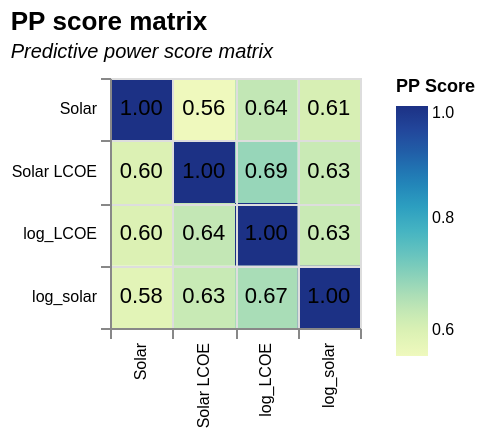

The Vega-Lite source for this figure:
### Vega-Lite specification from a JSON file in a GitHub repository (floating-point values rounded to 4 significant figures)
{"$schema": "https://vega.github.io/schema/vega-lite/v5.json", "data": {"values": [{"": "0", "x": "Solar LCOE", "y": "Solar LCOE", "ppscore": "1.0", "case": "predict_itself", "is_valid_score": "True", "metric": "", "baseline_score": "0.0", "model_score": "1.0", "model": ""}, {"": "1", "x": "Solar LCOE", "y": "log_solar", "ppscore": "0.6273056078148743", "case": "regression", "is_valid_score": "True", "metric": "mean absolute error", "baseline_score": "0.7847937155653929", "model_score": "0.2924882168133505", "model": "DecisionTreeRegressor()"}, {"": "2", "x": "Solar LCOE", "y": "log_LCOE", "ppscore": "0.6860237623291439", "case": "regression", "is_valid_score": "True", "metric": "mean absolute error", "baseline_score": "0.5759920240703051", "model_score": "0.18084780864601557", "model": "DecisionTreeRegressor()"}, {"": "3", "x": "Solar LCOE", "y": "Solar", "ppscore": "0.5978368764716724", "case": "regression", "is_valid_score": "True", "metric": "mean absolute error", "baseline_score": "213483.49687500004", "model_score": "85855.18992499998", "model": "DecisionTreeRegressor()"}, {"": "4", "x": "log_solar", "y": "Solar LCOE", "ppscore": "0.6277246715109566", "case": "regression", "is_valid_score": "True", "metric": "mean absolute error", "baseline_score": "0.08298100841666668", "model_score": "0.030891782166666666", "model": "DecisionTreeRegressor()"}, {"": "5", "x": "log_solar", "y": "log_solar", "ppscore": "1.0", "case": "predict_itself", "is_valid_score": "True", "metric": "", "baseline_score": "0.0", "model_score": "1.0", "model": ""}, {"": "6", "x": "log_solar", "y": "log_LCOE", "ppscore": "0.6667237618754203", "case": "regression", "is_valid_score": "True", "metric": "mean absolute error", "baseline_score": "0.5759920240703051", "model_score": "0.19196445497191372", "model": "DecisionTreeRegressor()"}, {"": "7", "x": "log_solar", "y": "Solar", "ppscore": "0.5843399092563544", "case": "regression", "is_valid_score": "True", "metric": "mean absolute error", "baseline_score": "213483.49687500004", "model_score": "88736.56968333332", "model": "DecisionTreeRegressor()"}, {"": "8", "x": "log_LCOE", "y": "Solar LCOE", "ppscore": "0.6361246196432653", "case": "regression", "is_valid_score": "True", "metric": "mean absolute error", "baseline_score": "0.08298100841666668", "model_score": "0.030194745999999998", "model": "DecisionTreeRegressor()"}, {"": "9", "x": "log_LCOE", "y": "log_solar", "ppscore": "0.6273056078148743", "case": "regression", "is_valid_score": "True", "metric": "mean absolute error", "baseline_score": "0.7847937155653929", "model_score": "0.2924882168133505", "model": "DecisionTreeRegressor()"}, {"": "10", "x": "log_LCOE", "y": "log_LCOE", "ppscore": "1.0", "case": "predict_itself", "is_valid_score": "True", "metric": "", "baseline_score": "0.0", "model_score": "1.0", "model": ""}, {"": "11", "x": "log_LCOE", "y": "Solar", "ppscore": "0.5978368764716724", "case": "regression", "is_valid_score": "True", "metric": "mean absolute error", "baseline_score": "213483.49687500004", "model_score": "85855.18992499998", "model": "DecisionTreeRegressor()"}, {"": "12", "x": "Solar", "y": "Solar LCOE", "ppscore": "0.5557560785688251", "case": "regression", "is_valid_score": "True", "metric": "mean absolute error", "baseline_score": "0.08298100841666668", "model_score": "0.03686380858333333", "model": "DecisionTreeRegressor()"}, {"": "13", "x": "Solar", "y": "log_solar", "ppscore": "0.6058403316794453", "case": "regression", "is_valid_score": "True", "metric": "mean absolute error", "baseline_score": "0.7847937155653929", "model_score": "0.309334030627311", "model": "DecisionTreeRegressor()"}, {"": "14", "x": "Solar", "y": "log_LCOE", "ppscore": "0.6372058460803554", "case": "regression", "is_valid_score": "True", "metric": "mean absolute error", "baseline_score": "0.5759920240703051", "model_score": "0.20896653903704998", "model": "DecisionTreeRegressor()"}, {"": "15", "x": "Solar", "y": "Solar", "ppscore": "1.0", "case": "predict_itself", "is_valid_score": "True", "metric": "", "baseline_score": "0.0", "model_score": "1.0", "model": ""}]}, "title": {"text": "PP score matrix", "subtitle": ["Predictive power score matrix"], "subtitleFontSize": 10, "subtitleFontStyle": "italic", "anchor": "start"}, "height": 125, "width": 125, "encoding": {"y": {"field": "x", "type": "nominal", "title": null, "axis": {"labelFontSize": 8}}, "x": {"field": "y", "type": "nominal", "title": null, "axis": {"labelFontSize": 8}}}, "layer": [{"mark": "rect", "encoding": {"color": {"field": "ppscore", "type": "quantitative", "title": "PP Score", "legend": {"labelFontSize": 8, "titleFontSize": 9}}}}, {"mark": "text", "encoding": {"text": {"field": "ppscore", "type": "quantitative", "format": ".2f"}}}], "config": {"axis": {"grid": true, "tickBand": "extent"}}}
